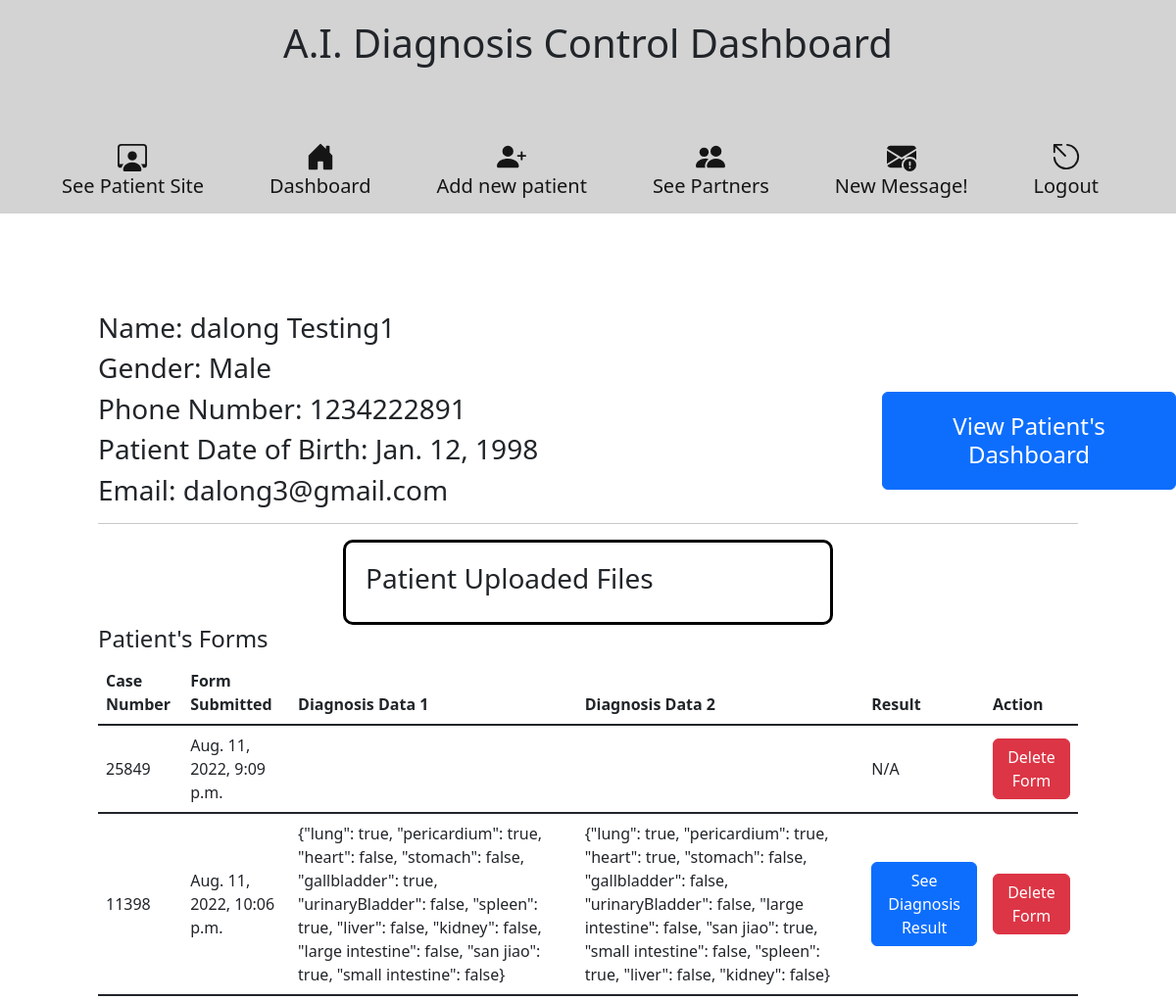
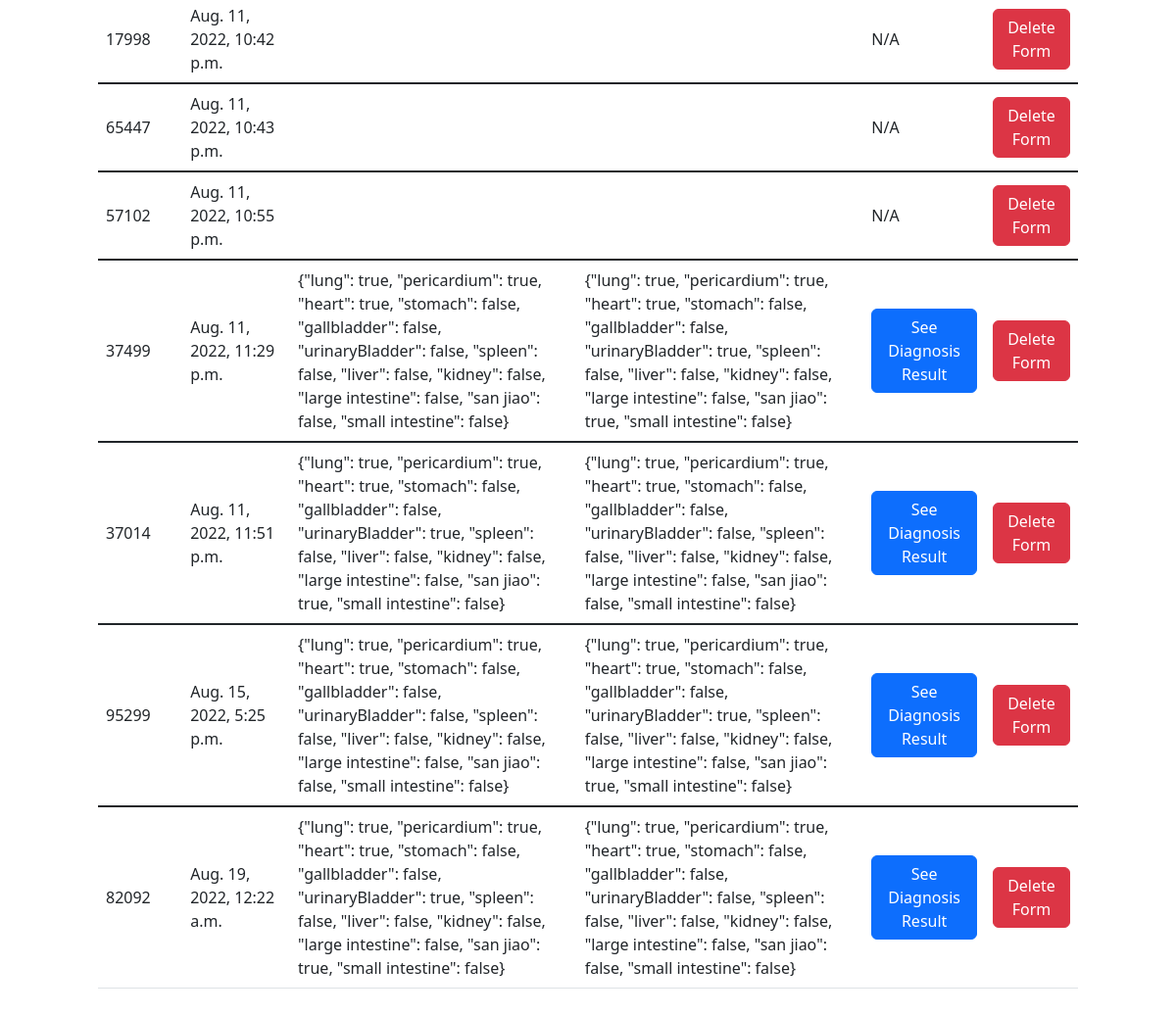
Screenshot of /patient/18/detail (signed in) with the database file from the repository (2 pictures, top to bottom).
### firstTrial/models.py (models this page shows)
class Patient(models.Model):
    firstName = models.CharField(max_length=45)
    lastName = models.CharField(max_length=45)
    email = models.EmailField(max_length=70)
    password = models.CharField(max_length=255)
    sex = models.CharField(max_length=20)
    date_of_birth = models.DateField(null=False, blank=False)
    phone_number = models.CharField( max_length=10)
    insurance = models.CharField(max_length=45)
    insuranceId = models.CharField(max_length=45)
    hearUs = models.CharField(max_length=45)
    referByFriend = models.CharField(max_length=105)
    created_at = models.DateTimeField(auto_now_add=True)
    updated_at = models.DateTimeField(auto_now=True)
    objects = PatientManager()

class PatientForm(models.Model):
    patient = models.ForeignKey(Patient, related_name="patientForm", on_delete=models.CASCADE)
    sympton = models.TextField(blank=True, null=True)
    lastVisit = models.CharField(max_length=20)
    lastVisitComment = models.TextField(blank=True)
    newComplaints = models.CharField(max_length=20)
    newComplaintsComment = models.TextField(blank=True)
    changeMedication = models.CharField(max_length=50)
    changeLastVisit = models.CharField(max_length=50)
    sweat = models.CharField(max_length=30)
    sweatOther = models.TextField(blank=True)
    appetite = models.CharField(max_length=30)
    appetiteOther = models.TextField(blank=True)
    sleep = models.CharField(max_length=30)
    sleepOther = models.TextField(blank=True)
    tinnitus = models.CharField(max_length=30)
    tinnitusOther = models.TextField(blank=True)
    mouth = models.CharField(max_length=30)
    mouthOther = models.TextField(blank=True)
    digestion = models.CharField(max_length=30)
    digestionOther = models.TextField(blank=True)
    stool = models.CharField(max_length=30)
    stoolOther = models.TextField(blank=True)
    eyes = models.CharField(max_length=30)
    eyesOther = models.TextField(blank=True)
    teeth = models.CharField(max_length=30)
    teethOther = models.TextField(blank=True)
    sexualActivities = models.CharField(max_length=30)
    sexualActivitiesOther = models.TextField(blank=True)
    swelling = models.CharField(max_length=30)
    swellingOther = models.TextField(blank=True)
    thirst = models.CharField(max_length=30)
    thirstOther = models.TextField(blank=True)
    urine = models.CharField(max_length=30)
    urineOther = models.TextField(blank=True)
    nose = models.CharField(max_length=30)
    noseOther = models.TextField(blank=True)
    throat = models.CharField(max_length=30)
    throatOther = models.TextField(blank=True)
    caseNumber = models.CharField(max_length=5)
    allergies = models.TextField(blank=True)
    diagnosis = models.BooleanField(default=False)
    diagnosisInitial = models.TextField(blank=True)
    diagnosisResult = models.TextField(blank=True)
    agreementCheck = models.BooleanField(default=False)
    tongueCoat = models.ImageField(upload_to=upload_location)
    leftEye = models.ImageField(upload_to=upload_location)
    rightEye = models.ImageField(upload_to=upload_location)
    face = models.ImageField(upload_to=upload_location)
    question = models.BooleanField(default=False)
    lungResult = models.TextField(blank=True)
    pericardiumResult = models.TextField(blank=True)
    heartResult = models.TextField(blank=True)
    stomachResult = models.TextField(blank=True)
    gallbladderResult = models.TextField(blank=True)
    urinaryBladderResult = models.TextField(blank=True)
    spleenResult = models.TextField(blank=True)
    liverResult = models.TextField(blank=True)
    kidneyResult = models.TextField(blank=True)
    large_intestineResult = models.TextField(blank=True)
    san_jiaoResult = models.TextField(blank=True)
    small_intestineResult = models.TextField(blank=True)
    created_at = models.DateTimeField(auto_now_add=True)
    updated_at = models.DateTimeField(auto_now=True)

### firstTrial/views.py (the view)
# urls.py: path('patient/<int:patient_id>/detail', views.view_patient_detail),
def view_patient_detail(request, patient_id):
    if 'auth' not in request.session:
        return redirect("/host")
    else:
        patient_to_view = Patient.objects.get(id=patient_id)
        context = {
            "patient": patient_to_view,
            "patient_all_forms": PatientForm.objects.filter(patient=patient_to_view),
        }
        return render (request, "patient.html", context)

### firstTrial/templates/patient.html (shortened to what this page needs)
<!DOCTYPE html>
<html lang="en">
<head>
    <meta name="viewport" content="width=device-width, initial-scale=1.0"> {% load static %}
    <link rel="stylesheet" href="{% static 'css/style.css' %}">
    <link href="https://cdn.jsdelivr.net/npm/bootstrap@5.1.3/dist/css/bootstrap.min.css" rel="stylesheet">
    <link href="https://cdn.jsdelivr.net/npm/bootstrap@5.2.0/dist/css/bootstrap.min.css" rel="stylesheet">
    <link href="https://getbootstrap.com/docs/5.2/assets/css/docs.css" rel="stylesheet">
</head>
<body>
    <center class="dashboard-header">
        <div class="host-header">
            <h1>A.I. Diagnosis Control Dashboard</h1>
        </div>
        <nav class="small-nav navbar navbar-expand-lg" style="background-color: lightgrey;">
            <div class="container-fluid" style="justify-content:space-evenly;">
                <a class="navbar-brand" href="/" target="_blank"><br> See Patient Site</a>
                <a href="/host/login" class="navbar-brand"> <br> Dashboard </a>
                <a class="navbar-brand" href="/host/newPatient"> <br> Add new patient</a>
                <a class="navbar-brand" href="/host/seepartners"> <br> See Partners</a>
                <a class="navbar-brand" href="/host/message/new"> <br> New Message!</a>
                <a class="navbar-brand" href="/logout"> <br> Logout</a>
            </div>
        </nav>
    </center>
    <div class="loginAsPatient">
        <a class="btn btn-primary" href="/host/login/as/{{patient.id}}" target="_blank">
            <h4>View Patient's Dashboard</h4>
        </a>
    </div>
    <div style="margin: 40px; padding: 60px;">
        <h3>Name: {{patient.firstName}} {{patient.lastName}}</h3>
        <h3>Gender: {{patient.sex}}</h3>
        <h3>Phone Number: {{patient.phone_number}}</h3>
        <h3>Patient Date of Birth: {{patient.date_of_birth}}</h3>
        <h3>Email: {{patient.email}}</h3>
        <hr>
        {% if patient.patientFile %}
        <div class="patientFileFeild">
            <h3>Patient Uploaded Files</h3>
        </div>
        {% endif %}
        <div class="mb-3 index_body">
            <h4>Patient's Forms</h4>
            <table class="table table-hover " style="vertical-align: middle ;">
                <thead>
                    <tr>
                        <th>Case Number</th>
                        <th>Form Submitted</th>
                        <th>Diagnosis Data 1</th>
                        <th>Diagnosis Data 2</th>
                        <th>Result</th>
                        <th>Action</th>
                    </tr>
                </thead>
                {% for form in patient_all_forms %}
                <tbody>
                    <tr>
                        <td>{{form.caseNumber}}</td>
                        <td>{{form.created_at}}</td>
                        <td>{{form.diagnosisInitial}}</td>
                        <td>{{form.diagnosisResult}}</td>
                        {% if form.agreementCheck == True %}
                        <td>
                            <a class="btn btn-primary" href="/patient/{{form.id}}/{{patient.id}}/seeResult/view/report" target="_blank">See Diagnosis Result</a>
                        </td>
                        <td><a class="btn btn-danger" href="/form/{{patient.id}}/{{form.id}}/delete">Delete Form</a></td>
                        {% else %}
                        <td>N/A</td>
                        <td><a class="btn btn-danger" href="/form/{{patient.id}}/{{form.id}}/delete">Delete Form</a></td>
                        {% endif %}
                    </tr>
                </tbody>
                {% endfor %}
            </table>
        </div>
</body>
</html>

### static/css/style.css (style rules this page uses)
@media all and (min-width:1024px) and (max-width:1439px) { .patientFileFeild { border: 3px solid black; border-radius: 10px; padding: 20px; width: 500px; margin: 0 auto; } }
.loginAsPatient { position: absolute; top: 400px; left: 900px; }
.loginAsPatient a { width: 300px; height: 100px; text-align: center; padding: 20px; }
.host-header { background-color: lightgrey; height: 130px; width: auto; padding: 20px; }

### rows the page displays
Patient: firstName "dalong", lastName "Testing1", sex "Male", phone_number "1234222891", date_of_birth "Jan. 12, 1998", email "dalong3@gmail.com"
PatientForm: caseNumber "25849", created_at "Aug. 11, 2022, 9:09 p.m."
PatientForm: caseNumber "11398", created_at "Aug. 11, 2022, 10:06 p.m.", diagnosisInitial "{\"lung\": true, \"pericardium\": true, \"heart\": false, \"stomach\": false, \"gallbladder\": true, \"urinaryBladder\": false, \"spleen\": true, \"liver\": false, \"kidney\": false, \"large intestine\": false, \"san jiao\": true, \"small intestine\": false}", diagnosisResult "{\"lung\": true, \"pericardium\": true, \"heart\": true, \"stomach\": false, \"gallbladder\": false, \"urinaryBladder\": false, \"large intestine\": false, \"san jiao\": true, \"small intestine\": false, \"spleen\": true, \"liver\": false, \"kidney\": false}"
PatientForm: caseNumber "17998", created_at "Aug. 11, 2022, 10:42 p.m."
PatientForm: caseNumber "65447", created_at "Aug. 11, 2022, 10:43 p.m."
PatientForm: caseNumber "57102", created_at "Aug. 11, 2022, 10:55 p.m."
PatientForm: caseNumber "37499", created_at "Aug. 11, 2022, 11:29 p.m.", diagnosisInitial "{\"lung\": true, \"pericardium\": true, \"heart\": true, \"stomach\": false, \"gallbladder\": false, \"urinaryBladder\": false, \"spleen\": false, \"liver\": false, \"kidney\": false, \"large intestine\": false, \"san jiao\": false, \"small intestine\": false}", diagnosisResult "{\"lung\": true, \"pericardium\": true, \"heart\": true, \"stomach\": false, \"gallbladder\": false, \"urinaryBladder\": true, \"spleen\": false, \"liver\": false, \"kidney\": false, \"large intestine\": false, \"san jiao\": true, \"small intestine\": false}"
PatientForm: caseNumber "37014", created_at "Aug. 11, 2022, 11:51 p.m.", diagnosisInitial "{\"lung\": true, \"pericardium\": true, \"heart\": true, \"stomach\": false, \"gallbladder\": false, \"urinaryBladder\": true, \"spleen\": false, \"liver\": false, \"kidney\": false, \"large intestine\": false, \"san jiao\": true, \"small intestine\": false}", diagnosisResult "{\"lung\": true, \"pericardium\": true, \"heart\": true, \"stomach\": false, \"gallbladder\": false, \"urinaryBladder\": false, \"spleen\": false, \"liver\": false, \"kidney\": false, \"large intestine\": false, \"san jiao\": false, \"small intestine\": false}"
PatientForm: caseNumber "95299", created_at "Aug. 15, 2022, 5:25 p.m.", diagnosisInitial "{\"lung\": true, \"pericardium\": true, \"heart\": true, \"stomach\": false, \"gallbladder\": false, \"urinaryBladder\": false, \"spleen\": false, \"liver\": false, \"kidney\": false, \"large intestine\": false, \"san jiao\": false, \"small intestine\": false}", diagnosisResult "{\"lung\": true, \"pericardium\": true, \"heart\": true, \"stomach\": false, \"gallbladder\": false, \"urinaryBladder\": true, \"spleen\": false, \"liver\": false, \"kidney\": false, \"large intestine\": false, \"san jiao\": true, \"small intestine\": false}"
PatientForm: caseNumber "82092", created_at "Aug. 19, 2022, 12:22 a.m.", diagnosisInitial "{\"lung\": true, \"pericardium\": true, \"heart\": true, \"stomach\": false, \"gallbladder\": false, \"urinaryBladder\": true, \"spleen\": false, \"liver\": false, \"kidney\": false, \"large intestine\": false, \"san jiao\": true, \"small intestine\": false}", diagnosisResult "{\"lung\": true, \"pericardium\": true, \"heart\": true, \"stomach\": false, \"gallbladder\": false, \"urinaryBladder\": false, \"spleen\": false, \"liver\": false, \"kidney\": false, \"large intestine\": false, \"san jiao\": false, \"small intestine\": false}"
